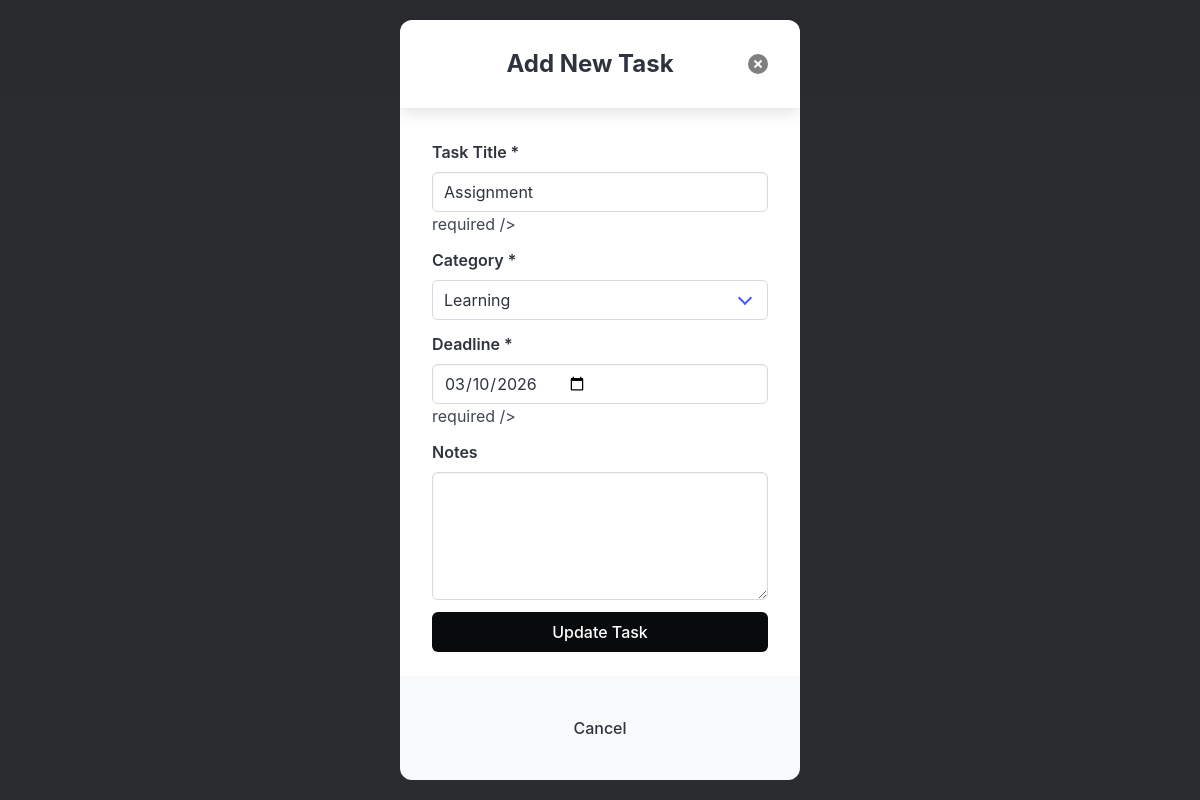
The page /update_task/4 on the database as committed earlier.
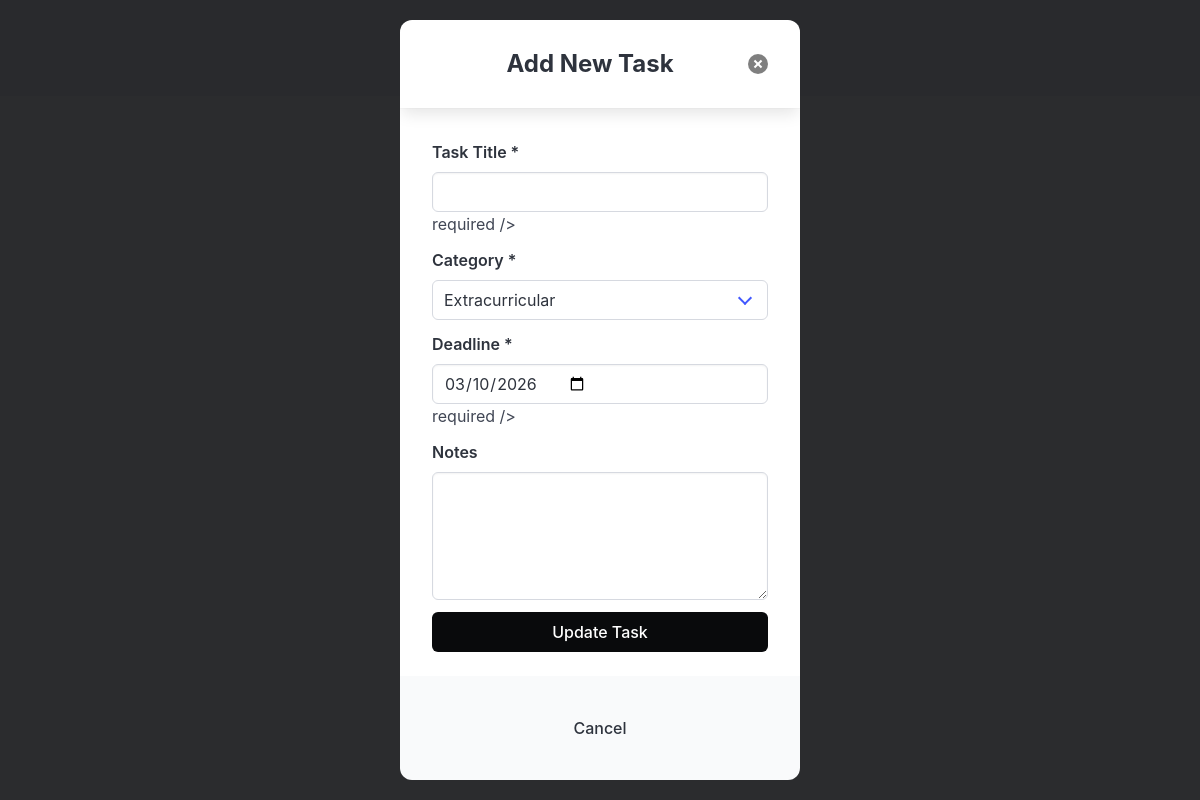
The same page on the database as committed later.
### app/model/model.py (models this page shows, shortened)
class Task(db.Model):
    __tablename__ = "tasks"
    id: Mapped[int] = mapped_column(primary_key=True)
    task: Mapped[str] = mapped_column(nullable=False)
    user_id: Mapped[int | None] = mapped_column(ForeignKey("users.id"))
    completed: Mapped[bool] = mapped_column(default=False)
    category_id: Mapped[int | None] = mapped_column(
        ForeignKey("categories.id"), nullable=True
    )
    deadline: Mapped[datetime | None] = mapped_column(DateTime, nullable=True)
    notes: Mapped[str | None] = mapped_column(String, nullable=True)
    category = relationship("Category", back_populates="tasks")
    user: Mapped["User"] = relationship("User", backref="tasks")

class Category(db.Model):
    __tablename__ = "categories"
    id: Mapped[int] = mapped_column(primary_key=True)
    cat_name: Mapped[str] = mapped_column(nullable=False)
    user_id: Mapped[int | None] = mapped_column(ForeignKey("users.id"))
    tasks = relationship("Task", back_populates="category")

### app/routes/route.py (the view, shortened to what this page needs)
@main.route("/update_task/<int:task_id>", methods=["GET", "POST"])
def update_task(task_id):
    task = db.session.get(Task, task_id)
    if not task:
        abort(404)
    categories = Category.query.all()
    return render_template("task.html", task=task, categories=categories)

### app/templates/task.html (shortened to what this page needs)
{% extends 'base.html' %} {% block content %}
<div id="modal-js-task" class="modal is-active">
    <div class="modal-card" style="max-width: 400px">
        <header class="modal-card-head">
            <p class="modal-card-title has-text-centered has-text-weight-bold">
                Add New Task
            </p>
            <button class="delete" aria-label="close"></button>
        </header>
        <section class="modal-card-body">
            <form
                method="POST"
                {%
                if
                task
                %}
                action="{{ url_for('main.update_task', task_id=task.id) }}"
                {%
                else
                %}
                action="{{ url_for('main.add_task') }}"
                {%
                endif
                %}
            >
                <div class="field">
                    <label class="label">Task Title *</label>
                    <input
                        class="input"
                        name="task_title"
                        type="text"
                        value="{{ task.task if task }}"
                    />
                    required />
                </div>
                {%include 'add_category.html'%}
                <div class="field">
                    <label class="label">Deadline *</label>
                    <input
                        class="input"
                        name="deadline"
                        type="date"
                        value="{{ task.deadline.strftime('%Y-%m-%d') if task and task.deadline }}"
                    />required />
                </div>
                <div class="field">
                    <label class="label">Notes</label>
                    <textarea class="textarea" name="notes">
{{ task.notes if task and task.notes else '' }}</textarea
                    >
                </div>
                <div class="field">
                    <button type="submit" class="button is-black is-fullwidth">
                        {% if task %} Update Task {% else %} Add Task {% endif
                        %}
                    </button>
                </div>
            </form>
        </section>
        <footer class="modal-card-foot is-flex is-flex-direction-column">
            <a
                href="{{ url_for('main.index') }}"
                class="button is-white is-fullwidth is-ghost has-text-dark"
            >
                Cancel
            </a>
        </footer>
    </div>
</div>
{% endblock %}

### app/templates/base.html (shortened to what this page needs)
<!doctype html>
<html>
    <head>
        <link
            rel="stylesheet"
            href="https://cdn.jsdelivr.net/npm/bulma@1.0.4/css/bulma.min.css"
        />
        <link
            rel="stylesheet"
            href="https://cdnjs.cloudflare.com/ajax/libs/font-awesome/6.5.1/css/all.min.css"
        />
    </head>
    <body class="has-background-light">
        <section class="section">{% block content %} {% endblock %}</section>
    </body>
</html>

### app/templates/add_category.html (shortened to what this page needs)
<div class="field">
    <label class="label">Category *</label>
    <div class="control">
        <div class="select is-fullwidth">
            <select name="category" required>
                {% for category in categories %}
                <option value="{{ category.id }}"
                    {% if task and category.id == task.category_id %}selected{% endif %}>
                    {{ category.cat_name }}
                </option>
                {% endfor %}
            </select>
        </div>
    </div>
</div>

Rows that differ between the two databases and show on the page:
changed Task: category "Learning" → "Extracurricular"; task_title "Assignment" → (not shown)
